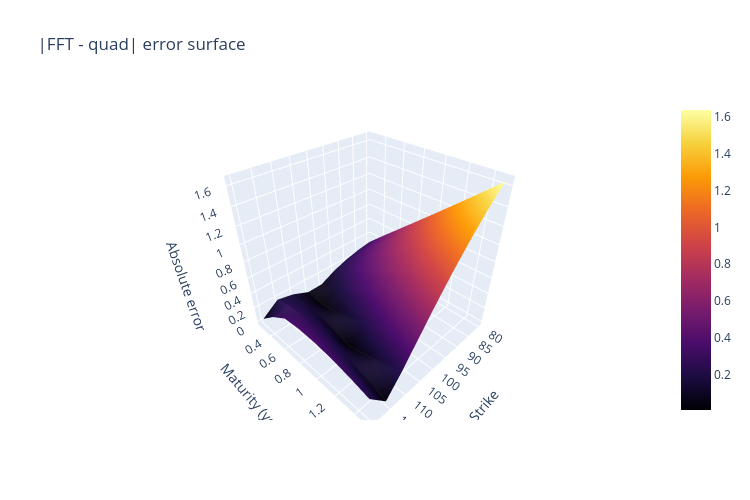

This figure's notebook cell:
### Code cell
fig = go.Figure(
    data=[
        go.Surface(
            x=heat_strikes,
            y=heat_maturities,
            z=errors,
            colorscale="Inferno",
            showscale=True,
        )
    ]
)
fig.update_layout(
    title="|FFT - quad| error surface",
    scene=dict(
        xaxis_title="Strike",
        yaxis_title="Maturity (years)",
        zaxis_title="Absolute error",
    ),
    width=750,
    height=500,
)
fig

### Figure 1 — Plotly figure (JSON) as saved in the notebook; plotly's stock layout.template omitted (floating-point values rounded to 4 significant figures)
{"data": [{"colorscale": [[0, "#000004"], [0.1111, "#1b0c41"], [0.2222, "#4a0c6b"], [0.3333, "#781c6d"], [0.4444, "#a52c60"], [0.5556, "#cf4446"], [0.6667, "#ed6925"], [0.7778, "#fb9b06"], [0.8889, "#f7d13d"], [1, "#fcffa4"]], "showscale": true, "type": "surface", "x": [80.0, 85.0, 90.0, 95.0, 100.0, 105.0, 110.0, 115.0, 120.0], "y": [0.25, 0.4286, 0.6071, 0.7857, 0.9643, 1.143, 1.321, 1.5], "z": [[0.2922, 0.263, 0.217, 0.151, 0.05569, 0.05257, 0.1405, 0.1864, 0.03785], [0.4857, 0.4304, 0.355, 0.2579, 0.1324, 0.01034, 0.1454, 0.2466, 0.221], [0.6748, 0.5961, 0.4956, 0.3726, 0.2214, 0.05136, 0.1178, 0.2619, 0.3582], [0.8638, 0.7634, 0.6403, 0.494, 0.32, 0.1266, 0.06943, 0.2471, 0.3826], [1.054, 0.9332, 0.789, 0.6213, 0.4265, 0.2124, 0.006025, 0.2106, 0.3789], [1.246, 1.106, 0.9417, 0.754, 0.54, 0.3073, 0.0694, 0.1577, 0.3534], [1.441, 1.282, 1.098, 0.8919, 0.66, 0.4102, 0.155, 0.09141, 0.3103], [1.638, 1.461, 1.259, 1.035, 0.7861, 0.5204, 0.2495, 0.01395, 0.2529]]}], "layout": {"height": 500, "scene": {"xaxis": {"title": {"text": "Strike"}}, "yaxis": {"title": {"text": "Maturity (years)"}}, "zaxis": {"title": {"text": "Absolute error"}}}, "title": {"text": "|FFT - quad| error surface"}, "width": 750}}
